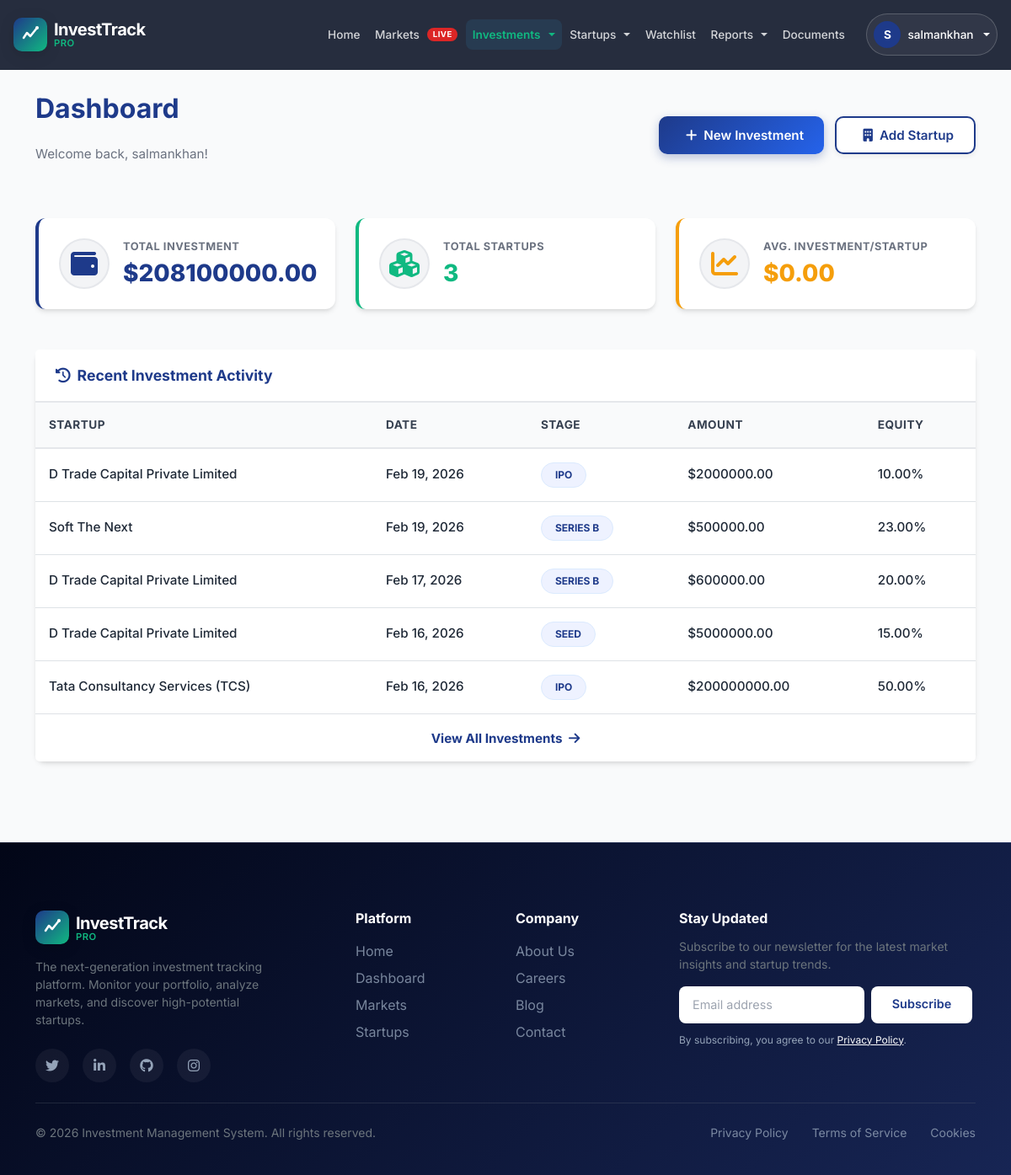
The app's page /dashboard/ (signed in) with its own data.
### core/models.py (models this page shows, shortened)
class Investment(models.Model):
    STAGE_CHOICES = [
        ('Seed', 'Seed'),
        ('Series A', 'Series A'),
        ('Series B', 'Series B'),
        ('Series C', 'Series C'),
        ('IPO', 'IPO'),
    ]
    investor = models.ForeignKey(User, on_delete=models.CASCADE, related_name='investments')
    startup = models.ForeignKey(Startup, on_delete=models.CASCADE, related_name='investments')
    amount = models.DecimalField(max_digits=12, decimal_places=2)
    date = models.DateField()
    stage = models.CharField(max_length=20, choices=STAGE_CHOICES)
    equity_percentage = models.DecimalField(max_digits=5, decimal_places=2, help_text="Equity percentage owned")

class Startup(models.Model):
    name = models.CharField(max_length=255)
    image = models.ImageField(upload_to='startups/', blank=True, null=True)
    description = models.TextField()
    industry = models.CharField(max_length=100)
    founder = models.CharField(max_length=255)
    founded_date = models.DateField()
    created_at = models.DateTimeField(auto_now_add=True)
    contact_email = models.EmailField(blank=True, null=True)
    website = models.URLField(blank=True, null=True)

### core/views.py (the view)
# urls.py: path('dashboard/', DashboardView.as_view(), name='dashboard'),
class DashboardView(LoginRequiredMixin, TemplateView):
    template_name = 'dashboard.html'
    def get_context_data(self, **kwargs):
        context = super().get_context_data(**kwargs)
        user = self.request.user
        investments = Investment.objects.filter(investor=user)
        context['total_investment'] = investments.aggregate(Sum('amount'))['amount__sum'] or 0
        context['total_startups'] = investments.values('startup').distinct().count()
        context['recent_investments'] = investments.order_by('-date')[:5]
        context['investments'] = investments
        return context

### templates/dashboard.html (shortened to what this page needs)
{% extends 'base.html' %}
{% block content %}
<div class="container py-5">
    <div class="d-flex justify-content-between align-items-center mb-5">
        <div>
            <h2 class="fw-bold text-primary-custom">Dashboard</h2>
            <p class="text-muted">Welcome back, {{ user.username }}!</p>
        </div>
        <div>
            <a href="{% url 'add_investment' %}" class="btn btn-primary-custom me-2">
                <i class="fas fa-plus me-2"></i>New Investment
            </a>
            <a href="{% url 'add_startup' %}" class="btn btn-outline-primary">
                <i class="fas fa-building me-2"></i>Add Startup
            </a>
        </div>
    </div>
    <div class="row g-4 mb-5">
        <div class="col-md-6 col-lg-4">
            <div class="card card-custom p-4 stat-card">
                <div class="d-flex align-items-center">
                    <div class="flex-shrink-0 bg-light p-3 rounded-circle text-primary-custom">
                        <i class="fas fa-wallet fa-2x"></i>
                    </div>
                    <div class="flex-grow-1 ms-3">
                        <h6 class="text-muted mb-1">Total Investment</h6>
                        <h3 class="fw-bold text-primary-custom">${{ total_investment|floatformat:2 }}</h3>
                    </div>
                </div>
            </div>
        </div>
        <div class="col-md-6 col-lg-4">
            <div class="card card-custom p-4 stat-card" style="border-left-color: var(--secondary-color);">
                <div class="d-flex align-items-center">
                    <div class="flex-shrink-0 bg-light p-3 rounded-circle text-secondary-custom">
                        <i class="fas fa-cubes fa-2x"></i>
                    </div>
                    <div class="flex-grow-1 ms-3">
                        <h6 class="text-muted mb-1">Total Startups</h6>
                        <h3 class="fw-bold text-secondary-custom">{{ total_startups }}</h3>
                    </div>
                </div>
            </div>
        </div>
        <div class="col-md-6 col-lg-4">
            <div class="card card-custom p-4 stat-card" style="border-left-color: #F59E0B;">
                <div class="d-flex align-items-center">
                    <div class="flex-shrink-0 bg-light p-3 rounded-circle text-warning">
                        <i class="fas fa-chart-line fa-2x"></i>
                    </div>
                    <div class="flex-grow-1 ms-3">
                        <h6 class="text-muted mb-1">Avg. Investment/Startup</h6>
                        <h3 class="fw-bold text-warning">
                            {% if total_startups %}
                            ${{ total_investment|divisibleby:total_startups|floatformat:2 }}
                            {% else %}
                            $0.00
                            {% endif %}
                        </h3>
                    </div>
                </div>
            </div>
        </div>
    </div>
    <div class="card card-custom mb-5">
        <div class="card-header bg-white border-0 py-3">
            <h5 class="fw-bold mb-0 text-primary-custom"><i class="fas fa-history me-2"></i>Recent Investment Activity
            </h5>
        </div>
        <div class="card-body p-0">
            <div class="table-responsive">
                <table class="table table-hover align-middle mb-0">
                    <thead class="bg-light text-muted">
                        <tr>
                            <th class="ps-4">Startup</th>
                            <th>Date</th>
                            <th>Stage</th>
                            <th>Amount</th>
                            <th>Equity</th>
                        </tr>
                    </thead>
                    <tbody>
                        {% for investment in recent_investments %}
                        <tr>
                            <td class="ps-4 fw-medium text-dark">{{ investment.startup.name }}</td>
                            <td>{{ investment.date|date:"M d, Y" }}</td>
                            <td>
                                <span
                                    class="badge rounded-pill bg-soft-primary text-primary-custom border border-primary text-uppercase"
                                    style="font-size: 0.7rem;">
                                    {{ investment.stage }}
                                </span>
                            </td>
                            <td class="fw-bold text-success">${{ investment.amount|floatformat:2 }}</td>
                            <td>{{ investment.equity_percentage }}%</td>
                        </tr>
                        {% empty %}
                        <tr>
                            <td colspan="5" class="text-center py-4 text-muted">No investments found. Start by adding
                                one!</td>
                        </tr>
                        {% endfor %}
                    </tbody>
                </table>
            </div>
        </div>
        <div class="card-footer bg-white border-0 py-3 text-center">
            <a href="{% url 'portfolio' %}" class="text-decoration-none fw-bold text-primary-custom">View All
                Investments <i class="fas fa-arrow-right ms-1"></i></a>
        </div>
    </div>
</div>
{% endblock %}

### templates/base.html (shortened to what this page needs)
{% load static %}
<!DOCTYPE html>
<html lang="en">
<head>
    <link href="https://cdn.jsdelivr.net/npm/bootstrap@5.3.0/dist/css/bootstrap.min.css" rel="stylesheet">
    <link rel="stylesheet" href="https://cdnjs.cloudflare.com/ajax/libs/font-awesome/6.4.0/css/all.min.css">
    <link rel="stylesheet" href="{% static 'css/styles.css' %}">
</head>
<body>
    <nav class="navbar navbar-expand-lg fixed-top navbar-glass">
        <div class="container">
            <a class="navbar-brand d-flex align-items-center gap-2" href="{% url 'home' %}">
                <div class="brand-logo-wrapper">
                </div>
                <div class="brand-text-wrapper">
                    <span class="brand-text-main">InvestTrack</span>
                    <span class="brand-text-sub">Pro</span>
                </div>
            </a>
            <div class="collapse navbar-collapse" id="navbarNav">
                <ul class="navbar-nav ms-auto align-items-center gap-lg-2">
                    <li class="nav-item">
                        <a class="nav-link custom-nav-link {% if request.resolver_match.url_name == 'home' %}active{% endif %}"
                            href="{% url 'home' %}">Home</a>
                    </li>
                    {% if user.is_authenticated %}
                    <li class="nav-item">
                        <a class="nav-link custom-nav-link {% if 'markets' in request.path %}active{% endif %}"
                            href="{% url 'markets' %}">
                            Markets <span class="badge bg-danger rounded-pill">LIVE</span>
                        </a>
                    </li>
                    <li class="nav-item dropdown">
                        <a class="nav-link custom-nav-link dropdown-toggle {% if 'dashboard' in request.path or 'portfolio' in request.path or 'investment' in request.path %}active{% endif %}"
                            href="#" role="button" data-bs-toggle="dropdown">
                            Investments
                        </a>
                    </li>
                    <li class="nav-item dropdown">
                        <a class="nav-link custom-nav-link dropdown-toggle {% if 'startup' in request.path %}active{% endif %}"
                            href="#" role="button" data-bs-toggle="dropdown">
                            Startups
                        </a>
                    </li>
                    <li class="nav-item">
                        <a class="nav-link custom-nav-link {% if 'watchlist' in request.path %}active{% endif %}"
                            href="{% url 'watchlist' %}">Watchlist</a>
                    </li>
                    <li class="nav-item dropdown">
                        <a class="nav-link custom-nav-link dropdown-toggle {% if 'reports' in request.path %}active{% endif %}"
                            href="#" role="button" data-bs-toggle="dropdown">
                            Reports
                        </a>
                    </li>
                    <li class="nav-item">
                        <a class="nav-link custom-nav-link {% if 'documents' in request.path %}active{% endif %}"
                            href="{% url 'documents_list' %}">Documents</a>
                    </li>
                    <li class="nav-item dropdown ms-lg-3">
                        <a class="nav-link user-profile-link dropdown-toggle" href="#" role="button"
                            data-bs-toggle="dropdown">
                            <div class="user-avatar">
                                {{ user.username|make_list|first|upper }}
                            </div>
                            <span class="d-none d-lg-inline">{{ user.username }}</span>
                        </a>
                    </li>
                    {% endif %}
                </ul>
            </div>
        </div>
    </nav>
    <main class="min-vh-100 bg-light-gray">
        {% block content %}{% endblock %}
    </main>
    <div class="toast-container position-fixed bottom-0 end-0 p-3">
    </div>
    <footer class="footer-section">
        <div class="container">
            <div class="row g-4">
                <div class="col-lg-4 mb-4 mb-lg-0">
                    <a href="{% url 'home' %}" class="d-flex align-items-center gap-2 text-decoration-none mb-3">
                        <div class="brand-logo-wrapper">
                        </div>
                        <div class="brand-text-wrapper">
                            <span class="brand-text-main text-white">InvestTrack</span>
                            <span class="brand-text-sub text-white">Pro</span>
                        </div>
                    </a>
                    <p class="text-secondary small mb-4" style="max-width: 300px;">
                        The next-generation investment tracking platform. Monitor your portfolio, analyze markets, and
                        discover high-potential startups.
                    </p>
                    <div class="d-flex gap-3">
                        <a href="#" class="social-icon"><i class="fab fa-twitter"></i></a>
                        <a href="#" class="social-icon"><i class="fab fa-linkedin-in"></i></a>
                        <a href="#" class="social-icon"><i class="fab fa-github"></i></a>
                        <a href="#" class="social-icon"><i class="fab fa-instagram"></i></a>
                    </div>
                </div>
                <div class="col-6 col-md-3 col-lg-2 mb-4 mb-md-0">
                    <h6 class="text-white fw-bold mb-3">Platform</h6>
                    <ul class="list-unstyled d-flex flex-column gap-2">
                        <li><a href="{% url 'home' %}" class="footer-link">Home</a></li>
                        {% if user.is_authenticated %}
                        <li><a href="{% url 'dashboard' %}" class="footer-link">Dashboard</a></li>
                        {% else %}
                        <li><a href="{% url 'login' %}?next={% url 'dashboard' %}" class="footer-link">Dashboard</a></li>
                        {% endif %}
                        <li><a href="{% url 'markets' %}" class="footer-link">Markets</a></li>
                        <li><a href="{% url 'startup_list' %}" class="footer-link">Startups</a></li>
                    </ul>
                </div>
                <div class="col-6 col-md-3 col-lg-2 mb-4 mb-md-0">
                    <h6 class="text-white fw-bold mb-3">Company</h6>
                    <ul class="list-unstyled d-flex flex-column gap-2">
                        <li><a href="{% url 'about' %}" class="footer-link">About Us</a></li>
                        <li><a href="{% url 'careers' %}" class="footer-link">Careers</a></li>
                        <li><a href="{% url 'blog' %}" class="footer-link">Blog</a></li>
                        <li><a href="{% url 'contact' %}" class="footer-link">Contact</a></li>
                    </ul>
                </div>
                <div class="col-md-6 col-lg-4">
                    <h6 class="text-white fw-bold mb-3">Stay Updated</h6>
                    <p class="text-secondary small mb-3">Subscribe to our newsletter for the latest market insights and
                        startup trends.</p>
                    <form id="newsletterForm" class="mb-3">
                        <div class="input-group">
                            <input type="email" class="form-control" id="newsletterEmail" placeholder="Email address" aria-label="Email address" required>
                            <button class="btn btn-primary-custom" type="submit" id="newsletterBtn">Subscribe</button>
                        </div>
                    </form>
                    <p class="text-secondary fs-xs mb-0" style="font-size: 0.75rem;">
                        By subscribing, you agree to our <a href="{% url 'privacy' %}"
                            class="text-white text-decoration-underline">Privacy Policy</a>.
                    </p>
                </div>
            </div>
            <hr class="border-secondary opacity-25 my-4">
            <div class="row align-items-center">
                <div class="col-md-6 text-center text-md-start mb-3 mb-md-0">
                    <p class="text-secondary small mb-0">&copy; 2026 Investment Management System. All rights reserved.
                    </p>
                </div>
                <div class="col-md-6 text-center text-md-end">
                    <ul class="list-inline mb-0 small">
                        <li class="list-inline-item"><a href="{% url 'privacy' %}" class="footer-link">Privacy Policy</a></li>
                        <li class="list-inline-item ms-3"><a href="#" class="footer-link">Terms of Service</a></li>
                        <li class="list-inline-item ms-3"><a href="#" class="footer-link">Cookies</a></li>
                    </ul>
                </div>
            </div>
        </div>
    </footer>
</body>
</html>

### records on screen
Investment: startup.name "D Trade Capital Private Limited", date "Feb 19, 2026", stage "IPO", amount "2000000.00", equity_percentage "10.00"
Investment: startup.name "Soft The Next", date "Feb 19, 2026", stage "SERIES B", amount "500000.00", equity_percentage "23.00"
Investment: startup.name "D Trade Capital Private Limited", date "Feb 17, 2026", stage "SERIES B", amount "600000.00", equity_percentage "20.00"
Investment: startup.name "D Trade Capital Private Limited", date "Feb 16, 2026", stage "SEED", amount "5000000.00", equity_percentage "15.00"
Investment: startup.name "Tata Consultancy Services (TCS)", date "Feb 16, 2026", stage "IPO", amount "200000000.00", equity_percentage "50.00"

### other values on screen
{{ user.username|make_list|first|upper }} "S"
{{ user.username }} "salmankhan"
{{ total_investment|floatformat:2 }} "208100000.00"
{{ total_startups }} "3"
{{ total_investment|divisibleby:total_startups|floatformat:2 }} "0.00"
